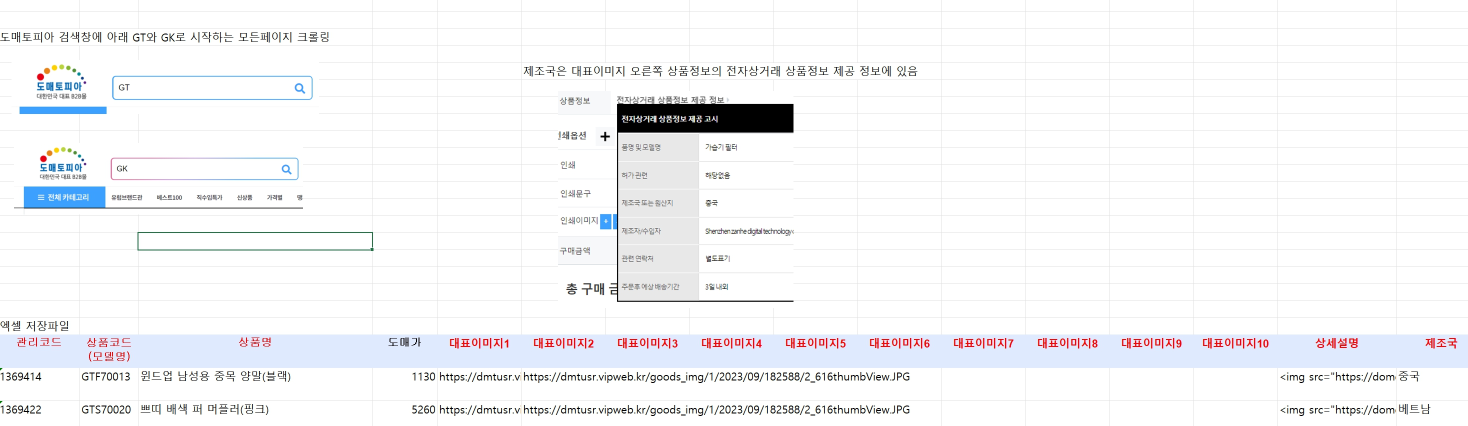
#> input picture 크몽/고승현/도매토피아/크롤링의뢰용예시.jpg, 2935 x 852 px (shown at 1/2 size)
$ python -i 'main_태국4_붉은색 찾기.py'   (imports and definitions only)
#> lines starting #> are read from the running program, lines starting #| are printed output that depends on the picture; after the words box and inside, x2 and y2 are one past the last pixel; in counts of white or black regions, pixels touching at a corner belong together
#> further down, picture is the input picture: shape (852, 2935, 3); mean B, G, R 247.2, 245.4, 245
# auto_red25_label.py
# -*- coding: utf-8 -*-

import cv2
import numpy as np
import pandas as pd
from pathlib import Path

# =========================
# config
# =========================
CSV_IN  = "thairath_renamed_seq_clean.csv"
CSV_OUT = "thairath_renamed_seq_clean_red25.csv"

IMG_DIR = Path("images_renamed_clean")

# RED_THRESHOLD = 25.0  # %
RED_THRESHOLD = 20.0  # % # 2026-01-26 비율 높이기

# HSV 빨강 범위
H1_LOW, H1_HIGH = 0, 10
H2_LOW, H2_HIGH = 170, 180
S_MIN = 80
V_MIN = 50

MAX_WIDTH = 800  # 속도용 리사이즈


def calc_red_ratio_percent(img_bgr: np.ndarray) -> float:
    h, w = img_bgr.shape[:2]
#> h = 852; w = 2935
    if w > MAX_WIDTH:
        scale = MAX_WIDTH / w
#> scale = 0.273
        img_bgr = cv2.resize(
            img_bgr,
            (int(w * scale), int(h * scale)),
            interpolation=cv2.INTER_AREA
        )
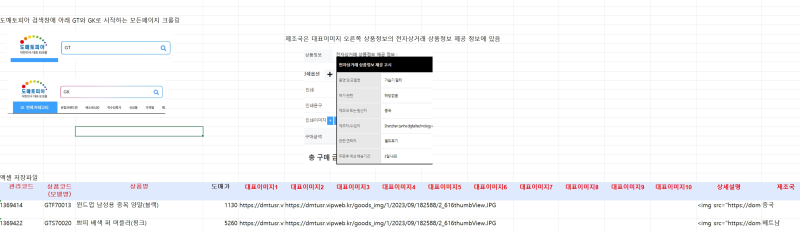
#> img_bgr: shape (232, 800, 3); mean of channels 0, 1, 2 247.2, 245.4, 245; drawn as B, G, R

    hsv = cv2.cvtColor(img_bgr, cv2.COLOR_BGR2HSV)
#> hsv: shape (232, 800, 3); mean H, S, V 16.1, 4.9, 248.3

    lower1 = np.array([H1_LOW, S_MIN, V_MIN], dtype=np.uint8)
    upper1 = np.array([H1_HIGH, 255, 255], dtype=np.uint8)
    lower2 = np.array([H2_LOW, S_MIN, V_MIN], dtype=np.uint8)
    upper2 = np.array([H2_HIGH, 255, 255], dtype=np.uint8)

    mask1 = cv2.inRange(hsv, lower1, upper1)
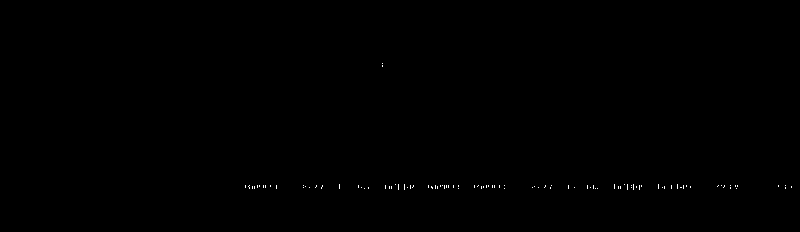
#> mask1: shape (232, 800); 0.14% white in thin lines or dots, all inside (x1, y1, x2, y2) = (245, 63, 792, 190)
    mask2 = cv2.inRange(hsv, lower2, upper2)
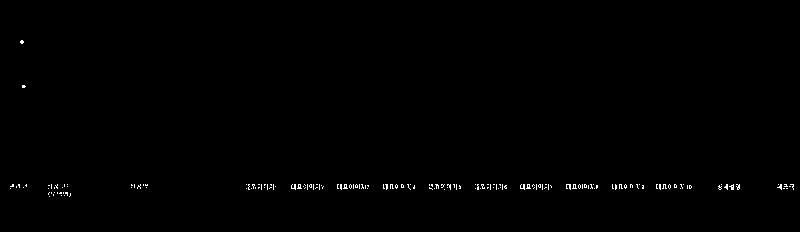
#> mask2: shape (232, 800); 0.48% white in thin lines or dots, all inside (x1, y1, x2, y2) = (10, 40, 794, 197)
    mask = cv2.bitwise_or(mask1, mask2)
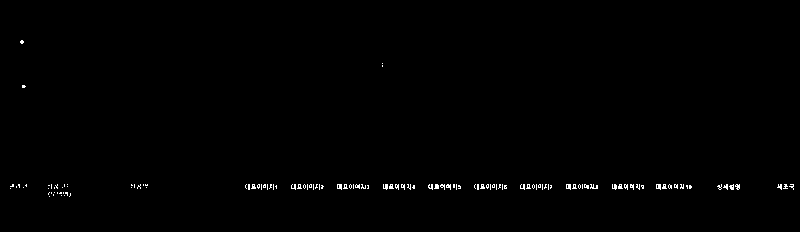
#> mask: shape (232, 800); 0.62% white in thin lines or dots, all inside (x1, y1, x2, y2) = (10, 40, 794, 197)

    red_pixels = int(np.count_nonzero(mask))
#> red_pixels = 1144
    total_pixels = int(mask.shape[0] * mask.shape[1])
#> total_pixels = 185600

    if total_pixels == 0:
        return 0.0

    return (red_pixels / total_pixels) * 100.0


# [51 lines left out: function main, not called in this run]


# [2 lines not run here, left out]

>>> import cv2
>>> picture = cv2.imread('../../크몽/고승현/도매토피아/크롤링의뢰용예시.jpg')
>>> result = calc_red_ratio_percent(picture)
#> result = 0.616
